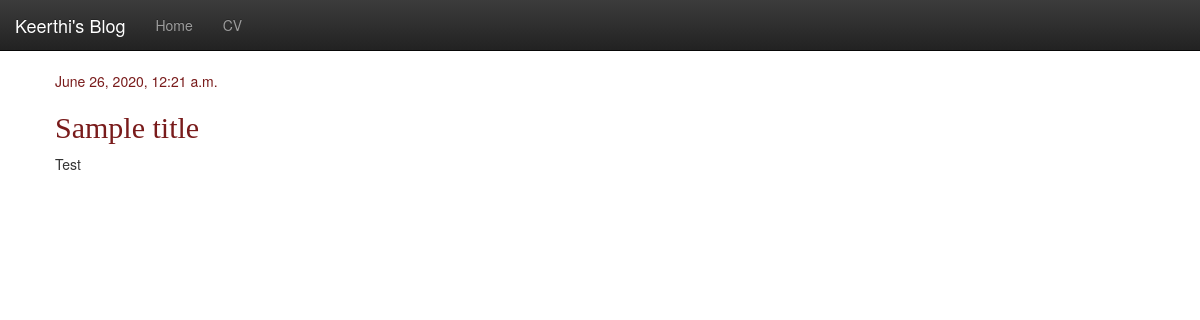
The page /post/3/ on the database as committed earlier.
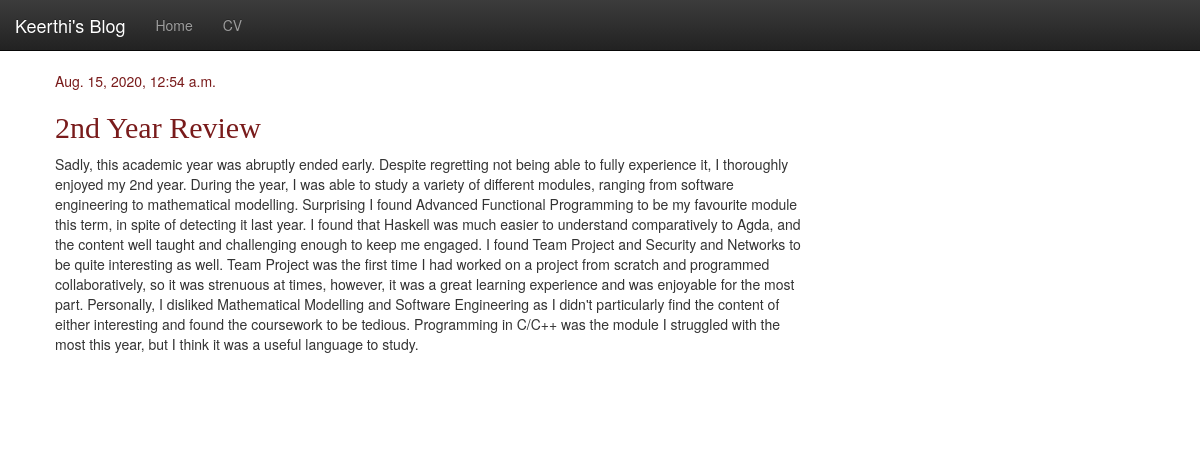
The same page on the database as committed later.
### blog/models.py (models this page shows, shortened)
class Post(models.Model):
    author = models.ForeignKey(settings.AUTH_USER_MODEL, on_delete=models.CASCADE)
    title = models.CharField(max_length=200)
    text = models.TextField()
    created_date = models.DateTimeField(default=timezone.now)
    published_date = models.DateTimeField(blank=True, null=True)

### blog/views.py (the view)
# urls.py: path('post/<int:pk>/', views.post_detail, name='post_detail'),
def post_detail(request, pk):
    post = get_object_or_404(Post, pk=pk)
    return render(request, 'blog/post_detail.html', {'post': post})

### blog/templates/blog/post_detail.html (shortened to what this page needs)
{% extends 'blog/base.html' %}
{% block content %}
        <div class="post">
            {% if post.published_date %}
                <div class="date">
                    {{ post.published_date }}
                </div>
            {% endif %}
        <h2>{{ post.title }}</h2>
        <p>{{ post.text|linebreaksbr }}</p>
    </div>
{% endblock %}

Rows that differ between the two databases and show on the page:
changed Post: published_date "June 26, 2020, 12:21 a.m." → "Aug. 15, 2020, 12:54 a.m."; title "Sample title" → "2nd Year Review"; text "Test" → "Sadly, this academic year was abruptly ended early. Despite regretting not being able to fully experience it, I thoroughly enjoyed my 2nd year. During the year, I was able to study a variety of different modules, ranging from software engineering to mathematical modelling. Surprising I found Advanced Functional Programming to be my favourite module this term, in spite of detecting it last year. I found that Haskell was much easier to understand comparatively to Agda, and the content well taught and challenging enough to keep me engaged. I found Team Project and Security and Networks to be quite interesting as well. Team Project was the first time I had worked on a project from scratch and…"
